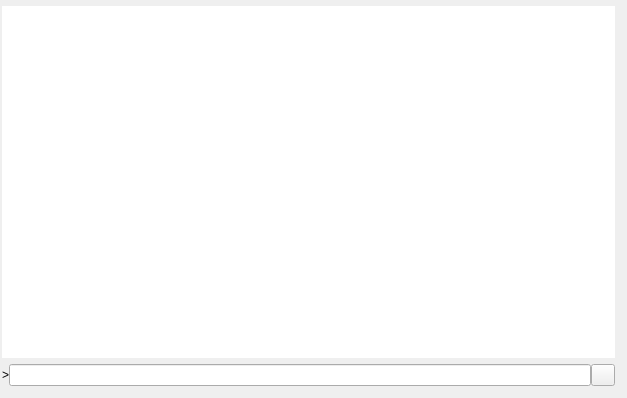
<?xml version="1.0" encoding="UTF-8"?>
<ui version="4.0">
 <class>ConsolePage</class>
 <widget class="QWidget" name="ConsolePage">
  <property name="geometry">
   <rect>
    <x>0</x>
    <y>0</y>
    <width>627</width>
    <height>398</height>
   </rect>
  </property>
  <property name="sizePolicy">
   <sizepolicy hsizetype="Expanding" vsizetype="Expanding">
    <horstretch>0</horstretch>
    <verstretch>0</verstretch>
   </sizepolicy>
  </property>
  <property name="windowTitle">
   <string>BluntCoin - Debug window</string>
  </property>
  <layout class="QGridLayout" name="gridLayout">
   <property name="leftMargin">
    <number>2</number>
   </property>
   <property name="topMargin">
    <number>6</number>
   </property>
   <property name="rightMargin">
    <number>12</number>
   </property>
   <property name="bottomMargin">
    <number>12</number>
   </property>
   <item row="0" column="0">
    <layout class="QVBoxLayout" name="verticalLayout">
     <property name="spacing">
      <number>0</number>
     </property>
     <item>
      <widget class="QTextEdit" name="messagesWidget">
       <property name="minimumSize">
        <size>
         <width>0</width>
         <height>100</height>
        </size>
       </property>
       <property name="styleSheet">
        <string notr="true"/>
       </property>
       <property name="frameShape">
        <enum>QFrame::NoFrame</enum>
       </property>
       <property name="frameShadow">
        <enum>QFrame::Plain</enum>
       </property>
       <property name="readOnly">
        <bool>true</bool>
       </property>
       <property name="tabKeyNavigation" stdset="0">
        <bool>false</bool>
       </property>
       <property name="columnCount" stdset="0">
        <number>2</number>
       </property>
      </widget>
     </item>
     <item>
      <layout class="QHBoxLayout" name="horizontalLayout_2">
       <property name="spacing">
        <number>0</number>
       </property>
       <property name="topMargin">
        <number>6</number>
       </property>
       <item>
        <widget class="QLabel" name="label">
         <property name="styleSheet">
          <string notr="true"/>
         </property>
         <property name="text">
          <string notr="true">&gt;</string>
         </property>
        </widget>
       </item>
       <item>
        <widget class="QLineEdit" name="lineEdit">
         <property name="mouseTracking">
          <bool>false</bool>
         </property>
         <property name="styleSheet">
          <string notr="true"/>
         </property>
        </widget>
       </item>
       <item>
        <widget class="QPushButton" name="clearButton">
         <property name="maximumSize">
          <size>
           <width>24</width>
           <height>24</height>
          </size>
         </property>
         <property name="toolTip">
          <string>Clear console</string>
         </property>
         <property name="text">
          <string/>
         </property>
         <property name="icon">
          <iconset resource="../bitcoin.qrc">
           <normaloff>:/icons/remove</normaloff>:/icons/remove</iconset>
         </property>
         <property name="shortcut">
          <string notr="true">Ctrl+L</string>
         </property>
         <property name="autoDefault">
          <bool>false</bool>
         </property>
        </widget>
       </item>
      </layout>
     </item>
    </layout>
   </item>
  </layout>
 </widget>
 <resources>
  <include location="../bitcoin.qrc"/>
 </resources>
 <connections/>
</ui>
